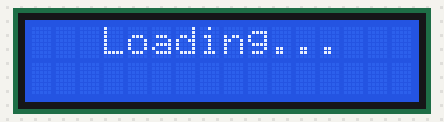
Simulated run of this sketch. Board: Arduino Uno, built with avr-gcc and run on an emulated ATmega328P. On the bench: 16×2 character LCD.

Above: at 0.1 s.
At 1.1 s:
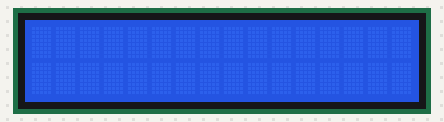

The sketch:

LCD_1.ino
```cpp
#include<Wire.h>
#include<LiquidCrystal_I2C.h>
LiquidCrystal_I2C LCD(0x27, 2, 1, 0, 4, 5, 6, 7, 3, POSITIVE);

void setup() {
//main code of setup
  LCD.begin(16,2);
  LCD.backlight();

}

void loop() {
  //Display words
  LCD.setCursor(3,0);
  LCD.print("Loading...");
  delay(1000);

// Blinking dispaly
 LCD.noDisplay();
  delay(500);
  LCD.display();
  delay(500);
}
```

Measured:
- what the display in image 1 shows lasts 0.5 s, from 1.1 s to 1.6 s
